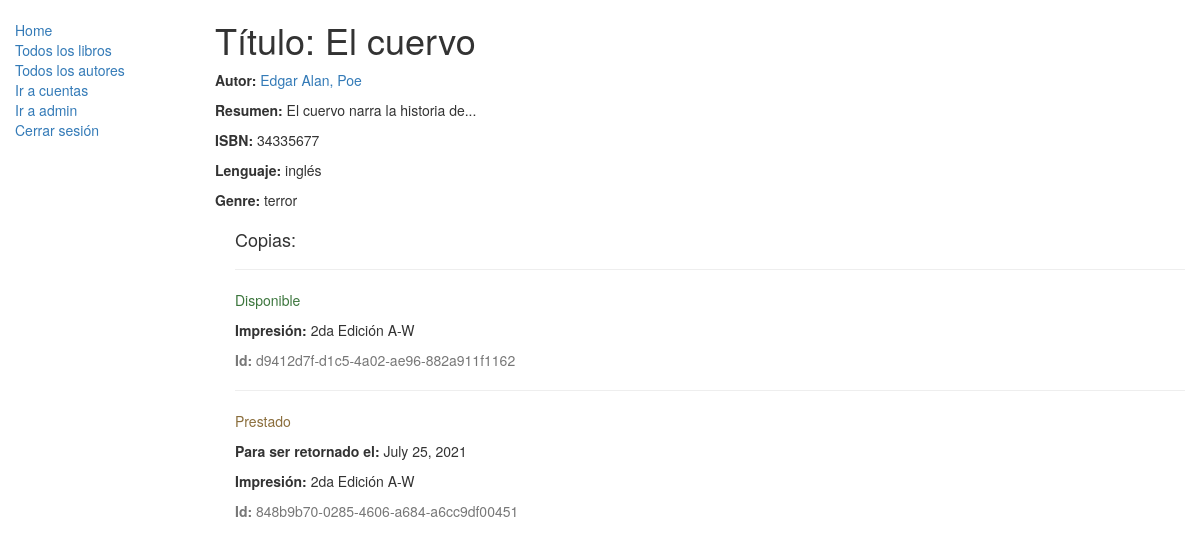
Before: /catalogo/libro/2 with the older database file.
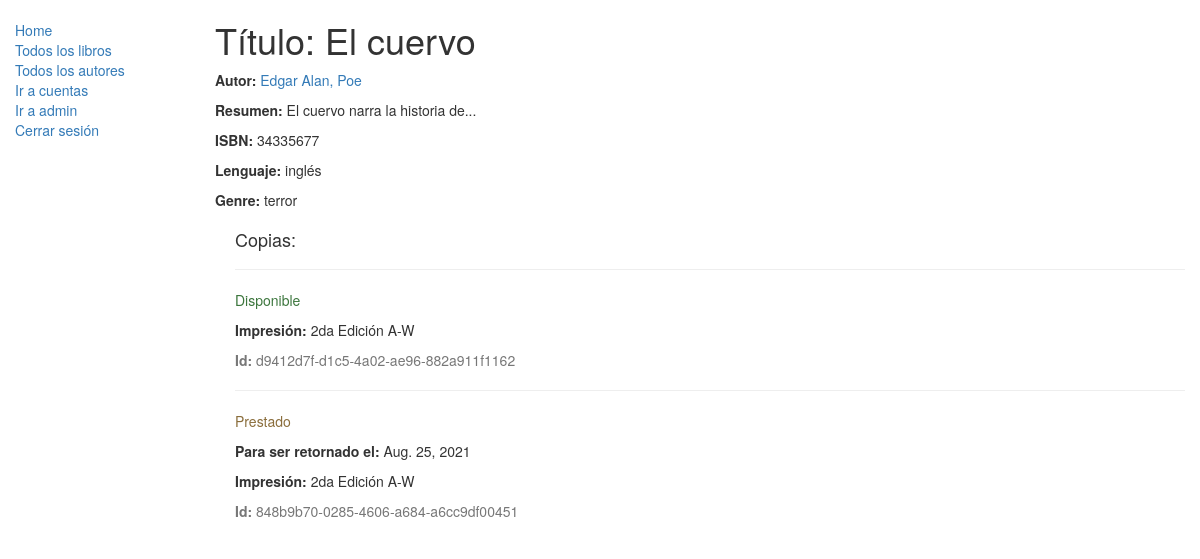
After: the same page with the newer database file.
### catalogo/models.py (models this page shows, shortened)
class EjemplarEspecifico(models.Model):
    id = models.UUIDField(primary_key=True, default=uuid.uuid4, help_text="ID único para este libro particular en toda la biblioteca")
    libro = models.ForeignKey('Libro', on_delete=models.SET_NULL, null=True)
    impresion = models.CharField(max_length=200)
    devolucion = models.DateField(null=True, blank=True)
    LOAN_STATUS = (
        ('m', 'Mantenimiento'),
        ('p', 'Prestado'),
        ('d', 'Disponible'),
        ('r', 'Reservado'),
    )
    status = models.CharField(max_length=1, choices=LOAN_STATUS, blank=True, default='m', help_text='Disponibilidad del libro')
    class Meta:
        ordering = ["devolucion"]
        permissions = (("puede_marcar_retornado", "Poner como devuelto"),)

### catalogo/views.py (the view)
class VistaDetalleDeLibro(generic.DetailView):
    model = Libro  #Mismo modelo Libro, distinto tipo de vista genérica (generic.DetailView)

### catalogo/models.py (called while the page is built)
    def __str__(self):
        return self.nombre

    def __str__(self):
        return '%s, %s' % (self.nombre, self.apellido)

    def __str__(self):
        return self.nombre

### catalogo/templates/catalogo/libro_detail.html (shortened to what this page needs)
{% extends "base_generica.html" %}
{% block content %}
  <h1>Título: {{ libro.titulo }}</h1>
  <p><strong>Autor:</strong> <a href="{% url 'autor-detail' libro.autor.pk %}">{{ libro.autor }}</a></p>
  <p><strong>Resumen:</strong> {{ libro.resumen }}</p>
  <p><strong>ISBN:</strong> {{ libro.isbn }}</p>
  <p><strong>Lenguaje:</strong> {{ libro.lenguaje }}</p>
  <p><strong>Genre:</strong> {% for genero in libro.genero.all %} {{ genero }}{% if not forloop.last %}, {% endif %}{% endfor %}</p>
  <div style="margin-left:20px;margin-top:20px">
    <h4>Copias:</h4>
    {% for copy in libro.ejemplarespecifico_set.all %}
    <hr>
    <p class="{% if copy.status == 'd' %}text-success{% elif copy.status == 'm' %}text-danger{% else %}text-warning{% endif %}">{{ copy.get_status_display }}</p>{% if copy.status ==... dentro de la etiqueta de marcado de apertura de párrafo.-->
    {% if copy.status != 'd' %}<p><strong>Para ser retornado el:</strong> {{copy.devolucion}}</p>{% endif %}
    <p><strong>Impresión:</strong> {{copy.impresion}}</p>
    <p class="text-muted"><strong>Id:</strong> {{copy.id}}</p>
    {% endfor %}
  </div>
{% endblock %}

Changed rows visible on the page:
changed EjemplarEspecifico "Prestado": devolucion "July 25, 2021" → "Aug. 25, 2021"
